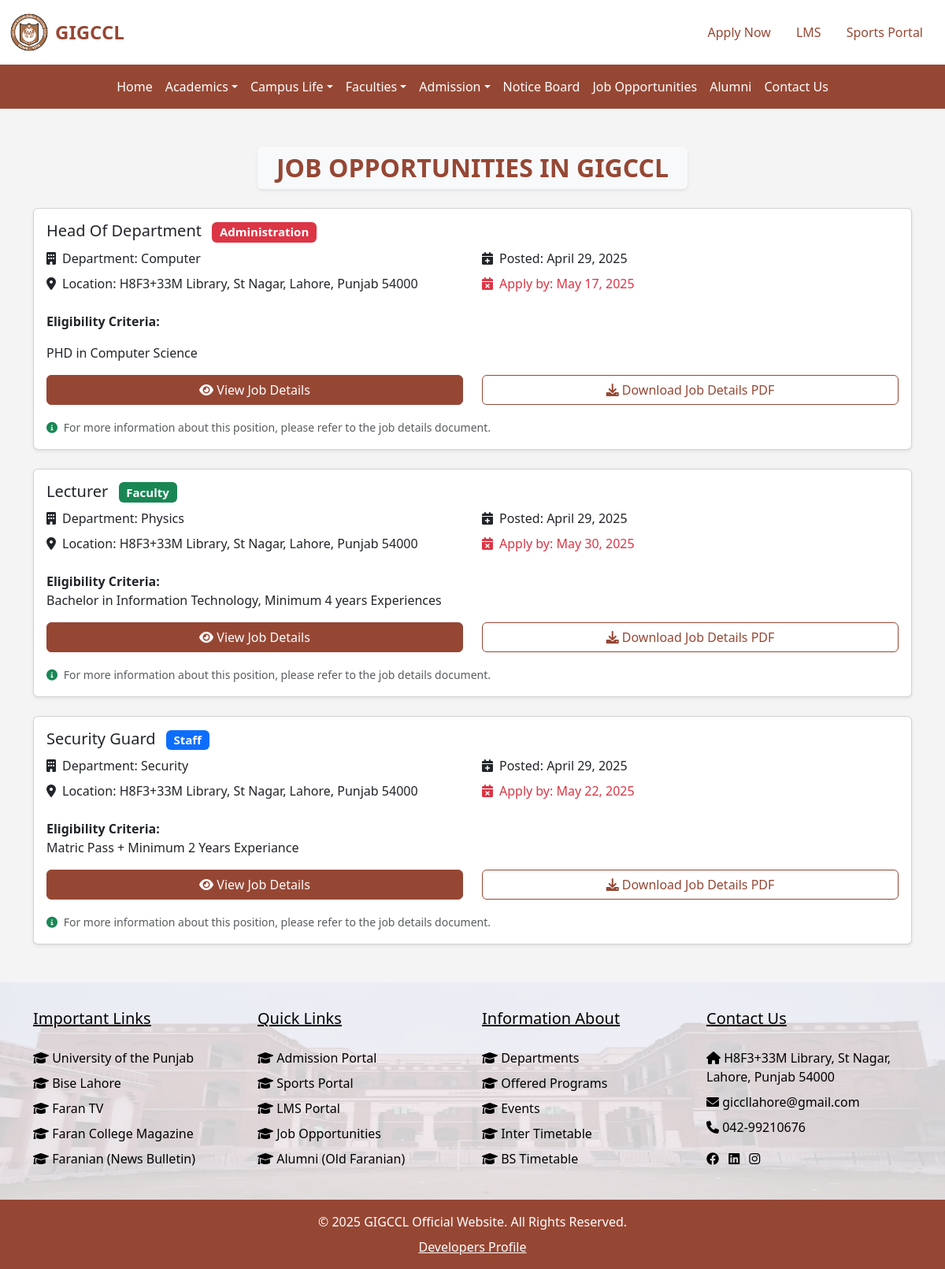
The page /jobs/job-opportunity/ on the database its author committed.
### jobs/models.py (models this page shows, shortened)
class Job(models.Model):
    CATEGORY_CHOICES = [
        ('Administration', 'Administration'),
        ('Faculty', 'Faculty'),
        ('Staff', 'Staff'),
    ]
    title = models.CharField(max_length=100)
    department = models.CharField(max_length=100)
    location = models.CharField(max_length=100)
    posted_date = models.DateField(default=timezone.now)
    apply_by = models.DateField(default=timezone.now)
    eligibility = CKEditor5Field(config_name='extends')
    job_details = models.FileField(upload_to='job_details/')
    category = models.CharField(max_length=20, choices=CATEGORY_CHOICES)

### jobs/views.py (the view)
# urls.py: path('job-opportunity/', views.job_opportunities, name='job_opportunities'),
def job_opportunities(request):
    jobs = Job.objects.all().order_by('-posted_date', '-id')
    return render(request, 'jobs/job_opportunity.html', {'jobs': jobs})

### jobs/templates/jobs/job_opportunity.html (shortened to what this page needs)
{% extends 'base.html' %}
{% block content %}
<section class="my-5">
    <div class="container">
        <div class="d-flex justify-content-center mb-4">
            <div class="card border-0 shadow-sm px-4 py-2" style="background-color: #f8f9fa; width: fit-content;">
                <h2 class="mb-0 text-center fw-bold text-uppercase" style="color: #964734;">Job Opportunities In GIGCCL</h2>
            </div>
        </div>
        {% if jobs %}
            {% for job in jobs %}
            <div class="card mb-4 shadow-sm">
                <div class="card-body">
                    <div class="d-flex justify-content-between align-items-start">
                        <h5 class="card-title">
                            {{ job.title }}
                            {% if job.category == 'Administration' %}
                                <span class="badge bg-danger ms-2">{{ job.category }}</span>
                            {% elif job.category == 'Faculty' %}
                                <span class="badge bg-success ms-2">{{ job.category }}</span>
                            {% elif job.category == 'Staff' %}
                                <span class="badge bg-primary ms-2">{{ job.category }}</span>
                            {% else %}
                                <span class="badge bg-secondary ms-2">{{ job.category }}</span>
                            {% endif %}
                        </h5>
                    </div>
                    <div class="row mb-3">
                        <div class="col-md-6">
                            <p class="mb-2"><i class="fas fa-building me-2"></i>Department: {{ job.department }}</p>
                            <p class="mb-2"><i class="fas fa-map-marker-alt me-2"></i>Location: {{ job.location }}</p>
                        </div>
                        <div class="col-md-6">
                            <p class="mb-2"><i class="fas fa-calendar-plus me-2"></i>Posted: {{ job.posted_date }}</p>
                            <p class="mb-2 text-danger"><i class="fas fa-calendar-times me-2"></i>Apply by: {{ job.apply_by }}</p>
                        </div>
                    </div>
                    <p><strong>Eligibility Criteria:</strong><br>{{ job.eligibility|safe }}</p>
                    <div class="row mb-2">
                        <div class="col-md-6 mb-2">
                            <a href="{{ job.job_details.url }}" class="btn left-btn w-100" target="_blank" rel="noopener noreferrer">
                                <i class="fas fa-eye"></i> View Job Details
                            </a>
                        </div>
                        <div class="col-md-6 mb-2">
                            <a href="{{ job.job_details.url }}" class="btn right-btn w-100" download>
                                <i class="fas fa-download"></i> Download Job Details PDF
                            </a>
                        </div>
                    </div>
                    <small class="text-muted">
                        <i class="fas fa-info-circle text-success me-1"></i>
                        For more information about this position, please refer to the job details document.
                    </small>
                </div>
            </div>
            {% endfor %}
        {% else %}
            <div class="d-flex justify-content-center mb-4">
                <div class="card border-0 shadow-sm px-4 py-2" style="background-color: #f8f9fa; width: fit-content;">
                    <h2 class="mb-0 text-center" style="color: #964734;">No job available at the moment.</h2>
                </div>
            </div>
        {% endif %}
    </div>
</section>
{% endblock %}

### static/css/styles.css (style rules this page uses)
body { background-color: #f4f4f4; }

### jobs/templates/jobs/job_opportunity.html (style rules this page uses)
.left-btn { background-color: #964734; color: white; border: 1px solid #964734; transition: 0.3s ease; }
.right-btn { background-color: white; color: #964734; border: 1px solid #964734; transition: 0.3s ease; }

### rows shown on the page
Job: title "Head Of Department", category "Administration", department "Computer", location "H8F3+33M Library, St Nagar, Lahore, Punjab 54000", posted_date "April 29, 2025", apply_by "May 17, 2025", eligibility "PHD in Computer Science"
Job: title "Lecturer", category "Faculty", department "Physics", location "H8F3+33M Library, St Nagar, Lahore, Punjab 54000", posted_date "April 29, 2025", apply_by "May 30, 2025", eligibility "Bachelor in Information Technology, Minimum 4 years Experiences"
Job: title "Security Guard", category "Staff", department "Security", location "H8F3+33M Library, St Nagar, Lahore, Punjab 54000", posted_date "April 29, 2025", apply_by "May 22, 2025", eligibility "Matric Pass + Minimum 2 Years Experiance"
